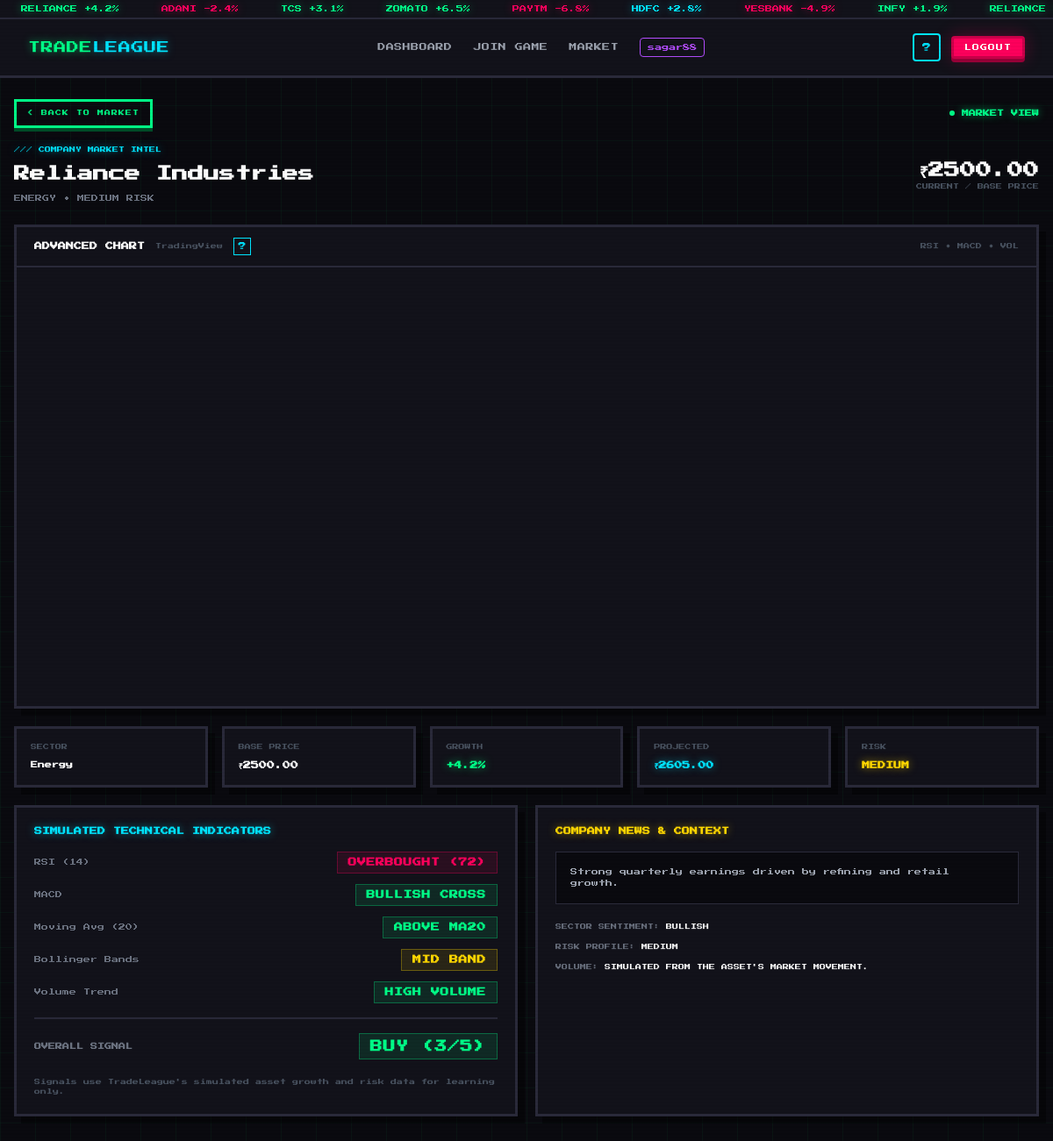
The app's page /market/asset/1/ (signed in) with its own data.
### game/models.py (models this page shows, shortened)
class Asset(models.Model):
    name = models.CharField(max_length=100)
    base_price = models.FloatField()
    growth_percent = models.FloatField()
    info_news_text = models.TextField()
    risk_level = models.CharField(max_length=20)
    sector = models.CharField(max_length=50)

### game/views_frontend.py (the view)
@login_required
def market_asset_detail(request, asset_id):
    asset = get_object_or_404(Asset, id=asset_id)
    return render(request, "market_asset_detail.html", {"asset": asset})

### game/templates/market_asset_detail.html (shortened to what this page needs)
{% extends "base.html" %}
{% block content %}
<div class="max-w-7xl mx-auto px-4 py-6">
    <div class="flex items-center justify-between mb-5">
        <a href="{% url 'market' %}" class="pixel-btn pixel-btn-outline px-3 py-2 text-[7px]">&lt; BACK TO MARKET</a>
        <div class="flex items-center gap-2"><span class="pulse-dot bg-[#00ff88]"></span><span class="text-[8px] neon-green font-bold">MARKET VIEW</span></div>
    </div>
    <div class="flex items-center justify-between mb-6">
        <div>
            <p class="text-[7px] neon-cyan">/// COMPANY MARKET INTEL</p>
            <h1 class="text-lg text-white font-bold mt-2">{{ asset.name }}</h1>
            <p class="text-[8px] text-gray-500 uppercase mt-2">{{ asset.sector }} • {{ asset.risk_level }} RISK</p>
        </div>
        <div class="text-right"><p class="text-lg text-white font-bold">₹{{ asset.base_price|floatformat:2 }}</p><p class="text-[7px] text-gray-600 uppercase">Current / Base Price</p></div>
    </div>
    <div class="space-y-5">
        {% include "includes/tradingview_chart.html" %}
        <div class="grid grid-cols-2 md:grid-cols-5 gap-4">
            <div class="stat-card pixel-card p-4"><p class="text-[7px] text-gray-600 uppercase">Sector</p><p class="text-[8px] text-white font-bold mt-2">{{ asset.sector }}</p></div>
            <div class="stat-card pixel-card p-4"><p class="text-[7px] text-gray-600 uppercase">Base Price</p><p class="text-[9px] text-white font-bold mt-2">₹{{ asset.base_price|floatformat:2 }}</p></div>
            <div class="stat-card pixel-card p-4"><p class="text-[7px] text-gray-600 uppercase">Growth</p><p class="text-[9px] font-bold mt-2 {% if asset.growth_percent >= 0 %}neon-green{% else %}text-[#ff005c]{% endif %}">{% if asset.growth_percent >= 0 %}+{% endif %}{{ asset.growth_percent|floatformat:1 }}%</p></div>
            <div class="stat-card pixel-card p-4"><p class="text-[7px] text-gray-600 uppercase">Projected</p><p class="text-[9px] neon-cyan font-bold mt-2" id="projected-price">—</p></div>
            <div class="stat-card pixel-card p-4"><p class="text-[7px] text-gray-600 uppercase">Risk</p><p class="text-[9px] font-bold mt-2 {% if asset.risk_level == 'LOW' %}neon-green{% elif asset.risk_level == 'MEDIUM' or asset.risk_level == 'MED' %}neon-gold{% else %}text-[#ff005c]{% endif %}">{{ asset.risk_level }}</p></div>
        </div>
        <div class="grid grid-cols-1 lg:grid-cols-2 gap-5">
            <section class="pixel-card p-5">
                <h2 class="text-[9px] neon-cyan font-bold mb-4">SIMULATED TECHNICAL INDICATORS</h2>
                <div id="tech-indicators" class="space-y-3">
                    <div class="flex justify-between items-center"><span class="text-[8px] text-gray-500">RSI (14)</span><span class="indicator-pill neutral-signal" id="rsi-signal">...</span></div>
                    <div class="flex justify-between items-center"><span class="text-[8px] text-gray-500">MACD</span><span class="indicator-pill neutral-signal" id="macd-signal">...</span></div>
                    <div class="flex justify-between items-center"><span class="text-[8px] text-gray-500">Moving Avg (20)</span><span class="indicator-pill neutral-signal" id="ma-signal">...</span></div>
                    <div class="flex justify-between items-center"><span class="text-[8px] text-gray-500">Bollinger Bands</span><span class="indicator-pill neutral-signal" id="bb-signal">...</span></div>
                    <div class="flex justify-between items-center"><span class="text-[8px] text-gray-500">Volume Trend</span><span class="indicator-pill neutral-signal" id="vol-signal">...</span></div>
                </div>
                <div class="mt-4 pt-4 border-t-2 border-[#2a2a3a] flex justify-between items-center"><span class="text-[8px] text-gray-500 font-bold">OVERALL SIGNAL</span><span class="indicator-pill neutral-signal" id="overall-signal">—</span></div>
                <p class="text-[7px] text-gray-600 leading-relaxed mt-5">Signals use TradeLeague's simulated asset growth and risk data for learning only.</p>
            </section>
            <section class="pixel-card p-5">
                <h2 class="text-[9px] neon-gold font-bold mb-4">COMPANY NEWS & CONTEXT</h2>
                <div class="bg-[#0a0a0f] border border-[#2a2a3a] p-4"><p class="text-[8px] text-gray-400 leading-relaxed">{{ asset.info_news_text }}</p></div>
                <div class="mt-5 space-y-3 text-[7px] text-gray-500 leading-relaxed">
                    <p>SECTOR SENTIMENT: <span class="text-white">{% if asset.growth_percent > 3 %}BULLISH{% elif asset.growth_percent > 0 %}CAUTIOUSLY OPTIMISTIC{% elif asset.growth_percent > -3 %}WEAKENING{% else %}BEARISH{% endif %}</span></p>
                    <p>RISK PROFILE: <span class="text-white">{{ asset.risk_level }}</span></p>
                    <p>VOLUME: <span class="text-white">SIMULATED FROM THE ASSET'S MARKET MOVEMENT.</span></p>
                </div>
            </section>
        </div>
    </div>
</div>
{% endblock %}

### game/templates/base.html (shortened to what this page needs)
<!DOCTYPE html>
<html lang="en">
<head>
    <script src="https://cdn.tailwindcss.com"></script>
</head>
<body class="bg-pixel-bg text-gray-300 scanlines grid-bg">
{% if user.is_authenticated %}
<div class="bg-pixel-card border-b-2 border-pixel-border overflow-hidden py-1">
    <div class="flex whitespace-nowrap ticker-scroll">
        <span class="mx-6 text-[8px]"><span class="neon-green">RELIANCE +4.2%</span></span>
        <span class="mx-6 text-[8px]"><span class="neon-magenta">ADANI -2.4%</span></span>
        <span class="mx-6 text-[8px]"><span class="neon-green">TCS +3.1%</span></span>
        <span class="mx-6 text-[8px]"><span class="neon-green">ZOMATO +6.5%</span></span>
        <span class="mx-6 text-[8px]"><span class="neon-magenta">PAYTM -6.8%</span></span>
        <span class="mx-6 text-[8px]"><span class="neon-cyan">HDFC +2.8%</span></span>
        <span class="mx-6 text-[8px]"><span class="neon-magenta">YESBANK -4.9%</span></span>
        <span class="mx-6 text-[8px]"><span class="neon-green">INFY +1.9%</span></span>
        <span class="mx-6 text-[8px]"><span class="neon-green">RELIANCE +4.2%</span></span>
    </div>
</div>
<nav class="bg-pixel-card sticky top-0 z-50" style="border-bottom: 3px solid #2a2a3a;">
    <div class="max-w-7xl mx-auto px-4 sm:px-6 lg:px-8">
        <div class="flex justify-between items-center h-16">
            <a href="{% url 'dashboard' %}" class="flex items-center gap-2">
                <span class="text-sm neon-green tracking-wider">TRADE<span class="neon-cyan">LEAGUE</span></span>
            </a>
            <div class="hidden md:flex items-center space-x-6">
                <a href="{% url 'dashboard' %}" class="text-[9px] text-gray-400 hover:text-pixel-neon transition uppercase tracking-wider">
                    Dashboard
                </a>
                <a href="{% url 'lobby' %}" class="text-[9px] text-gray-400 hover:text-pixel-cyan transition uppercase tracking-wider">
                    Join Game
                </a>
                <a href="{% url 'market' %}" class="text-[9px] text-gray-400 hover:text-pixel-gold transition uppercase tracking-wider">
                    Market
                </a>
                <span class="text-[8px] text-pixel-purple px-2 py-1 border border-pixel-purple rounded">
                    {{ user.username }}
                </span>
            </div>
            <div class="flex items-center space-x-3">
                <a href="{% url 'how_to_play' %}" title="How to Play"
                   class="w-8 h-8 flex items-center justify-center border-2 border-pixel-cyan text-pixel-cyan rounded hover:bg-pixel-cyan hover:text-pixel-bg transition text-[10px]">
                    ?
                </a>
                <a href="{% url 'logout' %}"
                   class="pixel-btn pixel-btn-magenta px-3 py-1 text-[8px] rounded">
                    LOGOUT
                </a>
            </div>
        </div>
    </div>
</nav>
{% endif %}
<main class="min-h-[calc(100vh-64px)]">
    {% block content %}{% endblock %}
</main>
</body>
</html>

### game/templates/base.html (style rules this page uses)
* { font-family: 'Press Start 2P', cursive !important; }
body { font-size: 10px; line-height: 2; background: #0a0a0f; }
.neon-green { color: #00ff88; text-shadow: 0 0 10px rgba(0,255,136,0.5); }
.neon-cyan { color: #00e5ff; text-shadow: 0 0 10px rgba(0,229,255,0.5); }
.neon-magenta { color: #ff005c; text-shadow: 0 0 10px rgba(255,0,92,0.5); }
.neon-gold { color: #ffd700; text-shadow: 0 0 10px rgba(255,215,0,0.5); }
.scanlines::after { content: ''; position: fixed; top: 0; left: 0; right: 0; bottom: 0; background: repeating-linear-gradient( 0deg, transparent, transparent 2px, rgba(0,0,0,0.03) 2px, rgba(0,0,0,0.03) 4px ); pointer-events: none; z-index: 9999; }
.pixel-btn { border: 3px solid; position: relative; transition: all 0.15s; text-transform: uppercase; letter-spacing: 1px; }
.pixel-btn-magenta { background: #ff005c; border-color: #cc004a; color: #fff; box-shadow: 0 4px 0 #990038, 0 0 20px rgba(255,0,92,0.3); }
.pixel-btn-outline { background: transparent; border-color: #00ff88; color: #00ff88; box-shadow: 0 4px 0 #004d29; }
.pixel-card { background: #12121a; border: 3px solid #2a2a3a; box-shadow: 8px 8px 0 rgba(0,0,0,0.4); }
.grid-bg { background-image: linear-gradient(to right, rgba(0,255,136,0.04) 1px, transparent 1px), linear-gradient(to bottom, rgba(0,255,136,0.04) 1px, transparent 1px); background-size: 40px 40px; }
.ticker-scroll { animation: ticker 30s linear infinite; }

### game/templates/market_asset_detail.html (style rules this page uses)
.stat-card { transition: all 0.2s ease; }
.indicator-pill { display: inline-flex; align-items: center; gap: 6px; padding: 4px 12px; font-size: 10px; font-weight: 700; text-transform: uppercase; letter-spacing: 0.05em; }
.buy-signal { background: rgba(0,255,136,0.1); color: #00ff88; border: 1px solid rgba(0,255,136,0.3); }
.sell-signal { background: rgba(255,0,92,0.1); color: #ff005c; border: 1px solid rgba(255,0,92,0.3); }
.neutral-signal { background: rgba(255,215,0,0.1); color: #ffd700; border: 1px solid rgba(255,215,0,0.3); }
.pulse-dot { width: 6px; height: 6px; border-radius: 50%; animation: pulse 2s infinite; }

### records on screen
Asset: name "Reliance Industries", sector "ENERGY", risk_level "MEDIUM", base_price "2500.00", sector "Energy", growth_percent "4.2", info_news_text "Strong quarterly earnings driven by refining and retail growth."

### other values on screen
{{ user.username }} "sagar88"
